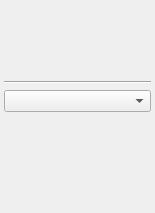
<ui version="4.0" >
 <class>SimpleStyleWidget</class>
 <widget class="QWidget" name="SimpleStyleWidget" >
  <property name="geometry" >
   <rect>
    <x>0</x>
    <y>0</y>
    <width>155</width>
    <height>213</height>
   </rect>
  </property>
  <property name="windowTitle" >
   <string>SimpleStyleWidget</string>
  </property>
  <layout class="QGridLayout" >
   <property name="leftMargin" >
    <number>4</number>
   </property>
   <property name="topMargin" >
    <number>4</number>
   </property>
   <property name="rightMargin" >
    <number>4</number>
   </property>
   <property name="bottomMargin" >
    <number>4</number>
   </property>
   <property name="horizontalSpacing" >
    <number>6</number>
   </property>
   <property name="verticalSpacing" >
    <number>6</number>
   </property>
   <item row="3" column="0" colspan="2" >
    <widget class="QFrame" name="buttonFrame2" >
     <property name="frameShadow" >
      <enum>QFrame::Raised</enum>
     </property>
     <layout class="QHBoxLayout" >
      <property name="spacing" >
       <number>0</number>
      </property>
      <property name="leftMargin" >
       <number>0</number>
      </property>
      <property name="topMargin" >
       <number>0</number>
      </property>
      <property name="rightMargin" >
       <number>0</number>
      </property>
      <property name="bottomMargin" >
       <number>0</number>
      </property>
      <item>
       <widget class="QToolButton" name="decreaseIndent" >
        <property name="autoRaise" >
         <bool>true</bool>
        </property>
       </widget>
      </item>
      <item>
       <widget class="QToolButton" name="increaseIndent" >
        <property name="autoRaise" >
         <bool>true</bool>
        </property>
       </widget>
      </item>
      <item>
       <spacer>
        <property name="orientation" >
         <enum>Qt::Horizontal</enum>
        </property>
        <property name="sizeHint" >
         <size>
          <width>1</width>
          <height>20</height>
         </size>
        </property>
       </spacer>
      </item>
      <item>
       <widget class="QLabel" name="reversedText" >
        <property name="text" >
         <string/>
        </property>
       </widget>
      </item>
     </layout>
    </widget>
   </item>
   <item row="2" column="0" colspan="2" >
    <widget class="QComboBox" name="listType" >
     <property name="maxVisibleItems" >
      <number>15</number>
     </property>
    </widget>
   </item>
   <item row="1" column="0" colspan="2" >
    <widget class="Line" name="line" >
     <property name="orientation" >
      <enum>Qt::Horizontal</enum>
     </property>
    </widget>
   </item>
   <item row="0" column="1" >
    <spacer>
     <property name="orientation" >
      <enum>Qt::Horizontal</enum>
     </property>
     <property name="sizeHint" >
      <size>
       <width>1</width>
       <height>71</height>
      </size>
     </property>
    </spacer>
   </item>
   <item row="4" column="0" >
    <spacer>
     <property name="orientation" >
      <enum>Qt::Vertical</enum>
     </property>
     <property name="sizeHint" >
      <size>
       <width>111</width>
       <height>1</height>
      </size>
     </property>
    </spacer>
   </item>
   <item row="0" column="0" >
    <widget class="QFrame" name="buttonFrame1" >
     <property name="sizePolicy" >
      <sizepolicy vsizetype="Preferred" hsizetype="Fixed" >
       <horstretch>0</horstretch>
       <verstretch>0</verstretch>
      </sizepolicy>
     </property>
     <property name="frameShape" >
      <enum>QFrame::NoFrame</enum>
     </property>
     <layout class="QGridLayout" >
      <property name="leftMargin" >
       <number>0</number>
      </property>
      <property name="topMargin" >
       <number>0</number>
      </property>
      <property name="rightMargin" >
       <number>0</number>
      </property>
      <property name="bottomMargin" >
       <number>0</number>
      </property>
      <property name="horizontalSpacing" >
       <number>0</number>
      </property>
      <property name="verticalSpacing" >
       <number>0</number>
      </property>
      <item row="1" column="3" >
       <widget class="QToolButton" name="strikeOut" >
        <property name="autoRaise" >
         <bool>true</bool>
        </property>
       </widget>
      </item>
      <item row="0" column="3" >
       <widget class="QToolButton" name="alignBlock" >
        <property name="autoRaise" >
         <bool>true</bool>
        </property>
       </widget>
      </item>
      <item row="0" column="0" >
       <widget class="QToolButton" name="alignLeft" >
        <property name="autoRaise" >
         <bool>true</bool>
        </property>
       </widget>
      </item>
      <item row="1" column="1" >
       <widget class="QToolButton" name="italic" >
        <property name="autoRaise" >
         <bool>true</bool>
        </property>
       </widget>
      </item>
      <item row="2" column="1" >
       <widget class="QToolButton" name="subscript" >
        <property name="autoRaise" >
         <bool>true</bool>
        </property>
       </widget>
      </item>
      <item row="2" column="0" >
       <widget class="QToolButton" name="superscript" >
        <property name="autoRaise" >
         <bool>true</bool>
        </property>
       </widget>
      </item>
      <item row="0" column="2" >
       <widget class="QToolButton" name="alignRight" >
        <property name="autoRaise" >
         <bool>true</bool>
        </property>
       </widget>
      </item>
      <item row="0" column="1" >
       <widget class="QToolButton" name="alignCenter" >
        <property name="autoRaise" >
         <bool>true</bool>
        </property>
       </widget>
      </item>
      <item row="1" column="2" >
       <widget class="QToolButton" name="underline" >
        <property name="autoRaise" >
         <bool>true</bool>
        </property>
       </widget>
      </item>
      <item row="1" column="0" >
       <widget class="QToolButton" name="bold" >
        <property name="autoRaise" >
         <bool>true</bool>
        </property>
       </widget>
      </item>
     </layout>
    </widget>
   </item>
  </layout>
 </widget>
 <tabstops>
  <tabstop>alignLeft</tabstop>
  <tabstop>alignCenter</tabstop>
  <tabstop>alignRight</tabstop>
  <tabstop>alignBlock</tabstop>
  <tabstop>bold</tabstop>
  <tabstop>italic</tabstop>
  <tabstop>underline</tabstop>
  <tabstop>strikeOut</tabstop>
  <tabstop>superscript</tabstop>
  <tabstop>subscript</tabstop>
  <tabstop>listType</tabstop>
  <tabstop>decreaseIndent</tabstop>
  <tabstop>increaseIndent</tabstop>
 </tabstops>
 <resources/>
 <connections/>
</ui>
